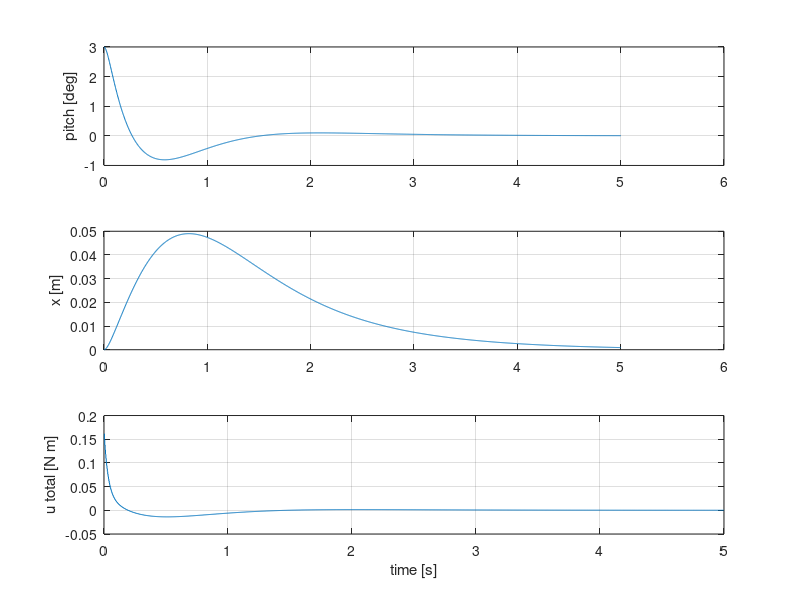

Here is the MATLAB script that generated this plot:
%% Standard discrete LQR design for the fixed-leg two-wheel robot
% State order: x = [pitch; pitch_rate; position; velocity]
% Model input: TOTAL axle torque, u_total = tau_left_forward + tau_right_forward
% The ROS 2 node builds this same model and solves the DARE at startup.

clear; clc;

%% Physical parameters -- replace with measured/CAD values
m = 2.54;                 % body mass participating in pitch [kg]
M = 0.26;                 % non-pitch translating mass [kg]
Jw = 0.0;                 % each wheel rotational inertia [kg*m^2]
h = 0.120;                % axle-to-body-COM distance [m]
I = 0.036576;             % body pitch inertia about COM [kg*m^2]
r = 0.030;                % wheel radius [m]
g = 9.80665;              % gravity [m/s^2]
Ts = 0.003;                % controller period [s]
use_course_legacy_b4 = false;

% Equivalent translational mass includes two wheel rotational inertias.
Meq = M + 2*Jw/r^2;
D = (Meq+m)*(m*h^2 + I) - m^2*h^2;

A = [0, 1, 0, 0;
     ((Meq+m)*m*g*h)/D, 0, 0, 0;
     0, 0, 0, 1;
     -(m^2*g*h^2)/D, 0, 0, 0];

if use_course_legacy_b4
    % Exact fourth B entry found in the uploaded course wheel_control.m.
    b4 = 1/((Meq+m)*r) - (m^2*h^2)/((Meq+m)*D*r);
else
    % Standard cart-pole result after solving the coupled equations.
    b4 = (m*h^2 + I)/(D*r);
end
B = [0; -(m*h)/(D*r); 0; b4];
C = eye(4);
Dmat = zeros(4,1);

%% Cost settings
Q = diag([1, 1, 1, 1]);
R = 10;                   % course example uses 1; 10 is safer for first hardware test

%% Exact zero-order-hold discretization and discrete LQR
sys_c = ss(A, B, C, Dmat);
sys_d = c2d(sys_c, Ts, 'zoh');
Ad = sys_d.A;
Bd = sys_d.B;
[K, P, poles] = dlqr(Ad, Bd, Q, R);

fprintf('State order: [pitch pitch_rate x x_dot]\n');
fprintf('Input: total axle torque [N*m]\n');
fprintf('K = [%.12g, %.12g, %.12g, %.12g]\n', K(1), K(2), K(3), K(4));
fprintf('max(abs(closed-loop poles)) = %.12g\n', max(abs(poles)));
fprintf('controllability rank = %d\n', rank(ctrb(Ad, Bd)));

fprintf('\nYAML manual-gain comparison block:\n');
fprintf('lqr.use_manual_gain: true\n');
fprintf('lqr.manual_k_pitch: %.12g\n', K(1));
fprintf('lqr.manual_k_pitch_rate: %.12g\n', K(2));
fprintf('lqr.manual_k_position: %.12g\n', K(3));
fprintf('lqr.manual_k_velocity: %.12g\n', K(4));

%% Optional linear closed-loop initial-condition simulation
x0 = [3*pi/180; 0; 0; 0];
N = round(5/Ts);
x = zeros(4, N+1);
u = zeros(1, N);
x(:,1) = x0;
for k = 1:N
    u(k) = -K*x(:,k);
    x(:,k+1) = Ad*x(:,k) + Bd*u(k);
end
t = (0:N)*Ts;
figure('Name','Discrete LQR linear model');
subplot(3,1,1); plot(t, x(1,:)*180/pi); grid on; ylabel('pitch [deg]');
subplot(3,1,2); plot(t, x(3,:)); grid on; ylabel('x [m]');
subplot(3,1,3); stairs(t(1:end-1), u); grid on; ylabel('u total [N m]'); xlabel('time [s]');
